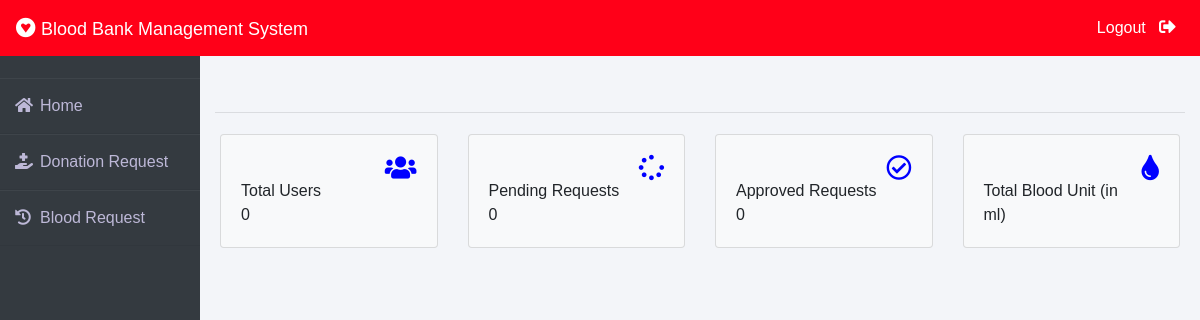
The app's page /admin.php, older data.
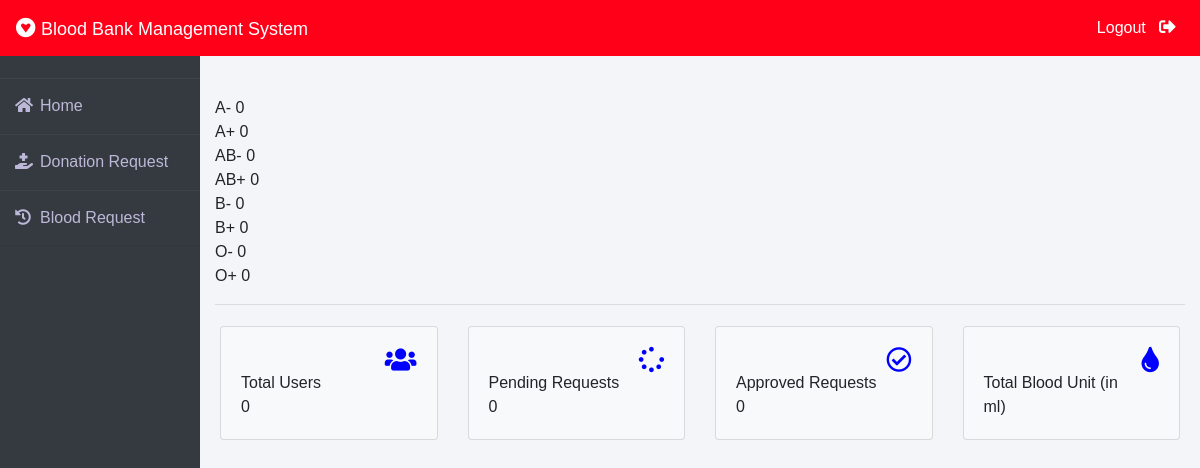
The same page, newer data.
### tables this page shows
create table blood_stock(
    blood_type varchar(4) primary key,
    unit float not null,
    admin_id varchar(20),
    foreign key(admin_id) references admin(id)   on delete cascade on update cascade

);

### admin.php (the view, shortened to what this page needs)
<!DOCTYPE html>
<html lang="en">
<head>
    <link rel="stylesheet" href="https://maxcdn.bootstrapcdn.com/bootstrap/4.0.0/css/bootstrap.min.css">
    <link rel="stylesheet" href="https://cdnjs.cloudflare.com/ajax/libs/font-awesome/5.14.0/css/all.css">
    <link rel="stylesheet" href = "css/home.css">
</head>
<body>
    <?php
        include 'database.php';
        $sql = "SELECT * FROM blood_stock ";
        $result = mysqli_query($con,$sql);
    ?>
    <nav class="navbar navbar-expand-lg navbar-light fixed-top bg-danger">
        <a style="color:white;" class="navbar-brand" href="/"><i class="fab fa-gratipay"></i>&nbsp;<font face = "Comic sans MS" size ="4">Blood Bank Management System</font></a>
        <div class="navbar-collapse collapse w-100 order-3 dual-collapse2">
            <ul class="navbar-nav ml-auto">
                <li class="nav-item">
                    <a class="nav-link" style="color: white;" href="/logout">Logout &nbsp; <i class="fas fa-sign-out-alt"></i></a>
                </li>
            </ul>
        </div>
      </nav>
    <br><br>
    <div class="wrapper">
    <div class="sidebar">
        <ul>
            <li><a style="text-decoration:none;" href="admin.php"><i class="fas fa-home"></i>Home</a></li>
            <li><a style="text-decoration:none;" href="admin_donation_request.php"><i class="fas fa-hand-holding-medical"></i>Donation Request</a></li>
            <li><a style="text-decoration:none;" href="admin_blood_request.php"><i class="fas fa-history"></i>Blood Request</a></li>
        </ul>
    </div>
    <div class="main_content">
<br><br>
<div class="container">
<?php
    while($row = mysqli_fetch_assoc($result))
    {
        echo "<td>" . $row['blood_type'] . "    </td>";
        echo "<td>" . $row['unit'] . "    </td>";
        echo "<br>";
    }
    ?>
<hr>
    <?php
        $users = mysqli_fetch_array(mysqli_query($con,"SELECT COUNT(*) as total FROM user"));
        $pendingsql = "SELECT COUNT(*) as pending FROM ( SELECT * FROM blood_request UNION SELECT * FROM blood_donation ) AS t WHERE status = 'pending'";
        $pending = mysqli_fetch_array(mysqli_query($con,$pendingsql));
        $approvedsql = "SELECT COUNT(*) as approved FROM ( SELECT * FROM blood_request UNION SELECT * FROM blood_donation ) AS t WHERE status = 'approved'";
        $approved = mysqli_fetch_array(mysqli_query($con, $approvedsql));
    ?>
    <div class="row">
      <div class="col-sm-3">
        <div class="card bg-light">
          <div class="card-body">
              <div class="blood">
                  <i class="fas fa-users"></i>
              </div><br>
              <div>
                  Total Users <br>
                  <?php echo $users['total']; ?>
              </div>
          </div>
        </div>
      </div>
      <div class="col-sm-3">
          <div class="card bg-light">
              <div class="card-body">
                  <div class="blood">
                      <i class="fas fa-spinner"></i>
                  </div><br>
                  <div>
                      Pending Requests <br>
                      <?php echo $pending['pending']; ?>
                  </div>
              </div>
            </div>
      </div>
      <div class="col-sm-3">
          <div class="card bg-light">
              <div class="card-body">
                  <div class="blood">
                      <i class="far fa-check-circle"></i>
                  </div><br>
                  <div>
                      Approved Requests <br>
                       <?php echo $approved['approved']; ?>
                  </div>
              </div>
            </div>
        </div>
        <div class="col-sm-3">
          <div class="card bg-light">
              <div class="card-body">
                  <div class="blood">
                      <i class="fas fa-tint xyz"></i>
                  </div><br>
                  <div>
                      Total Blood Unit (in ml) <br>
                  </div>
              </div>
            </div>
        </div>
    </div>
</div>
</body>
</html>

### css/home.css (style rules this page uses)
.row { padding: 5px; }
.fa-tint { color: red; }
.blood { float: right; }
.fa-users { color: blue; font-size: 3ex; }
.fa-spinner { color: blue; font-size: 3ex; }
.fa-check-circle { color: blue; font-size: 3ex; }
.xyz { color: blue; font-size: 3ex; }
* { margin: 0; padding: 0; box-sizing: border-box; list-style: none; text-decoration: none; font-family: 'Josefin Sans', sans-serif; }
body { background-color: #f3f5f9; }
.bg-danger { background-color: #ff0018!important; }
.wrapper { display: flex; position: relative; }
.wrapper .sidebar { width: 200px; height: 100%; background: #343a40; padding: 30px 0px; position: fixed; }
.wrapper .sidebar ul li { padding: 15px; border-bottom: 1px solid #bdb8d7; border-bottom: 1px solid rgba(0,0,0,0.05); border-top: 1px solid rgba(255,255,255,0.05); }
.wrapper .sidebar ul li a { color: #bdb8d7; display: block; }
.wrapper .sidebar ul li a .fas { width: 25px; }
.wrapper .main_content { width: 100%; margin-left: 200px; }
.fa-sign-out-alt { color: white; font-size: 2ex; }

Row changes from the older to the newer data that the page shows:
added blood_stock: blood_type "A-", unit "0"
added blood_stock: blood_type "A+", unit "0"
added blood_stock: blood_type "AB-", unit "0"
added blood_stock: blood_type "AB+", unit "0"
added blood_stock: blood_type "B-", unit "0"
added blood_stock: blood_type "B+", unit "0"
added blood_stock: blood_type "O-", unit "0"
added blood_stock: blood_type "O+", unit "0"
